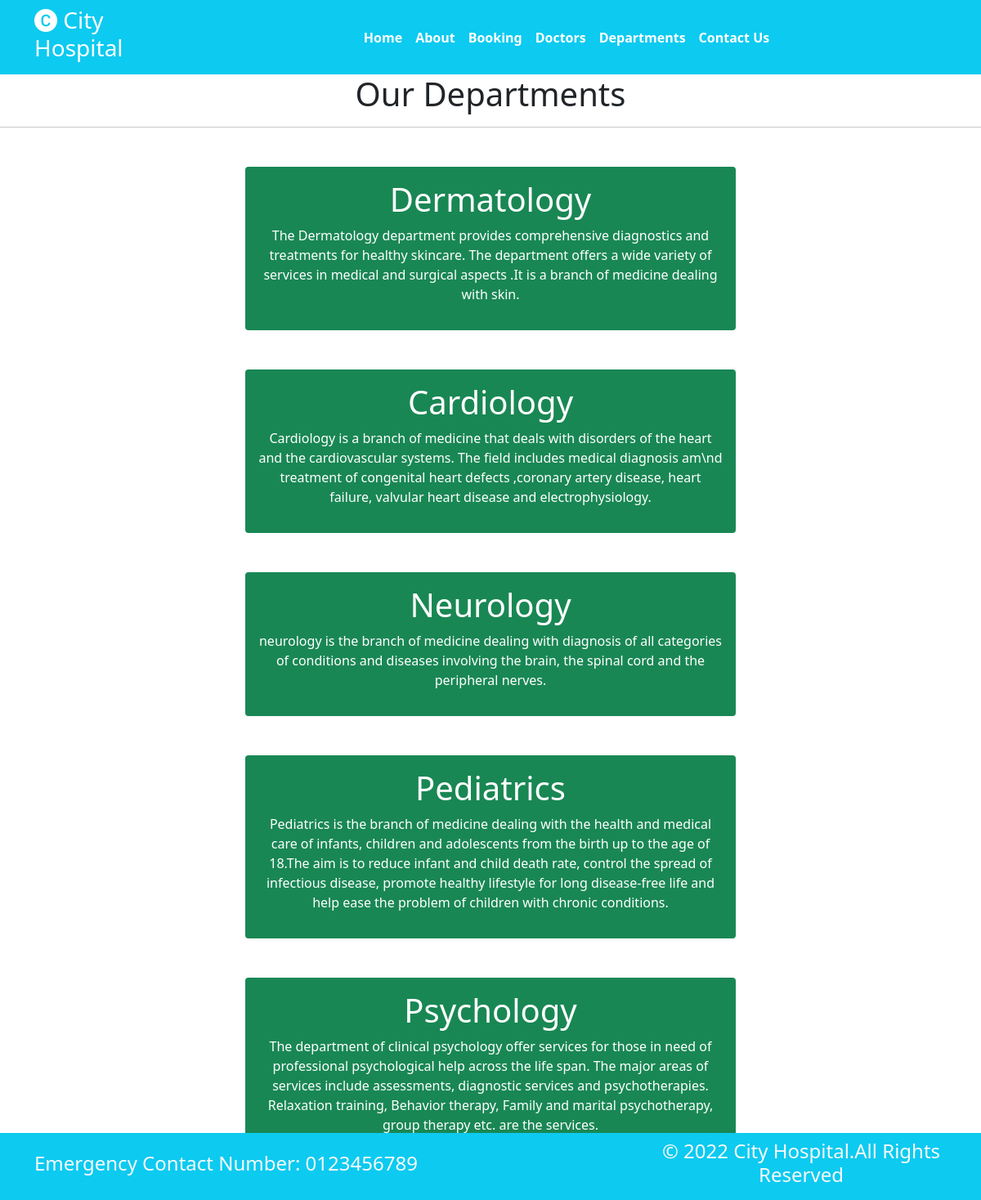
/Departments, run on the app's committed database.
### home/models.py (models this page shows, shortened)
class Departments(models.Model):
    dep_name = models.CharField(max_length=100)
    dep_description =models.TextField()

### home/views.py (the view)
# urls.py: path('Departments', views.Department,name='Departments'),
def Department(request):
    dict_dept={
        'dept': Departments.objects.all()
    }
    return render(request,'departments.html', dict_dept)

### templates/departments.html (shortened to what this page needs)
{% extends 'base.html' %}
{% block content %}
<h1 class="text-center">Our Departments</h1>
<hr>
{% for d in dept %}
<div class="mx-auto w-50 bg-success text-center text-white p-3 my-5 border-warning rounded">
    <h1>{{d.dep_name}}</h1>
    <p>{{d.dep_description}}</P>
</div>
{% endfor %}
{% endblock %}

### data on the page
Departments: dep_name "Dermatology", dep_description "The Dermatology department provides comprehensive diagnostics and treatments for healthy skincare. The department offers a wide variety of services in medical and surgical aspects .It is a branch of medicine dealing with skin."
Departments: dep_name "Cardiology", dep_description "Cardiology is a branch of medicine that deals with disorders of the heart and the cardiovascular systems. The field includes medical diagnosis am\\nd treatment of congenital heart defects ,coronary artery disease, heart failure, valvular heart disease and electrophysiology."
Departments: dep_name "Neurology", dep_description "neurology is the branch of medicine dealing with diagnosis of all categories of conditions and diseases involving the brain, the spinal cord and the peripheral nerves."
Departments: dep_name "Pediatrics", dep_description "Pediatrics is the branch of medicine dealing with the health and medical care of infants, children and adolescents from the birth up to the age of 18.The aim is to reduce infant and child death rate, control the spread of infectious disease, promote healthy lifestyle for long disease-free life and help ease the problem of children with chronic conditions."
Departments: dep_name "Psychology", dep_description "The department of clinical psychology offer services for those in need of professional psychological help across the life span. The major areas of services include assessments, diagnostic services and psychotherapies. Relaxation training, Behavior therapy, Family and marital psychotherapy, group therapy etc. are the services."
